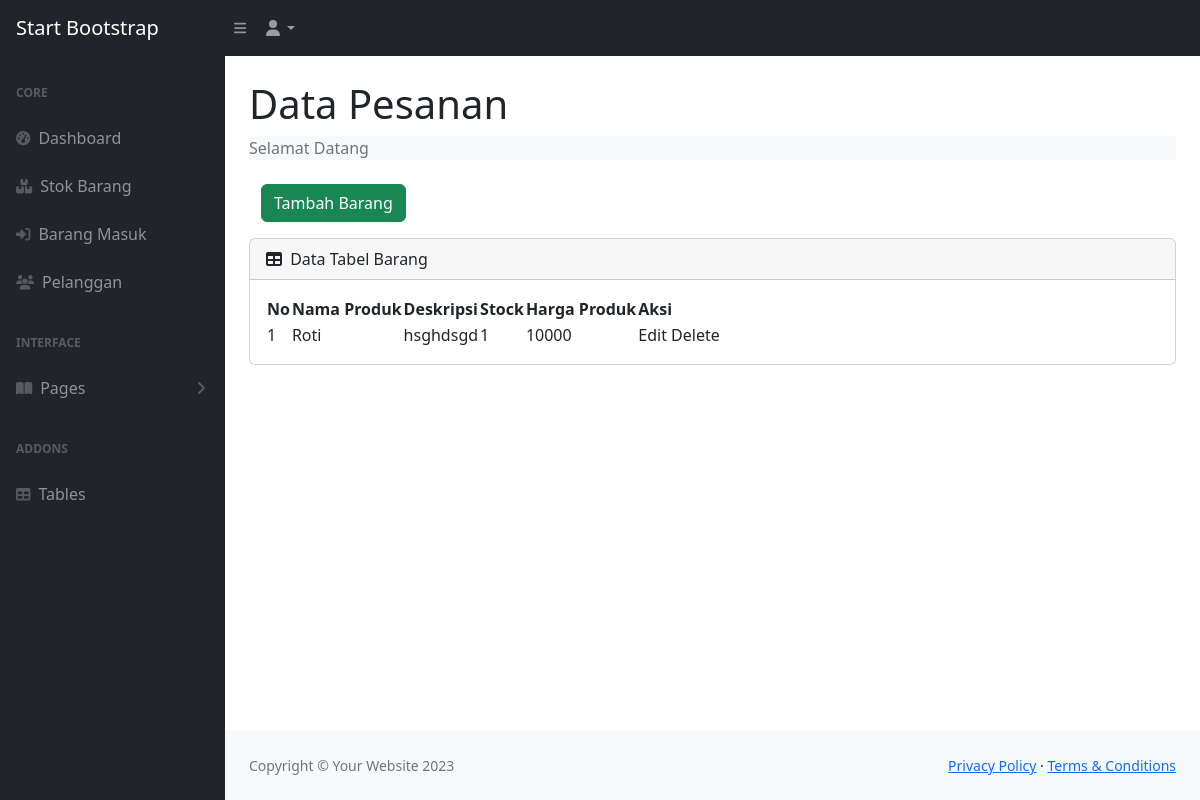
Before: /stock.php with the older database file.
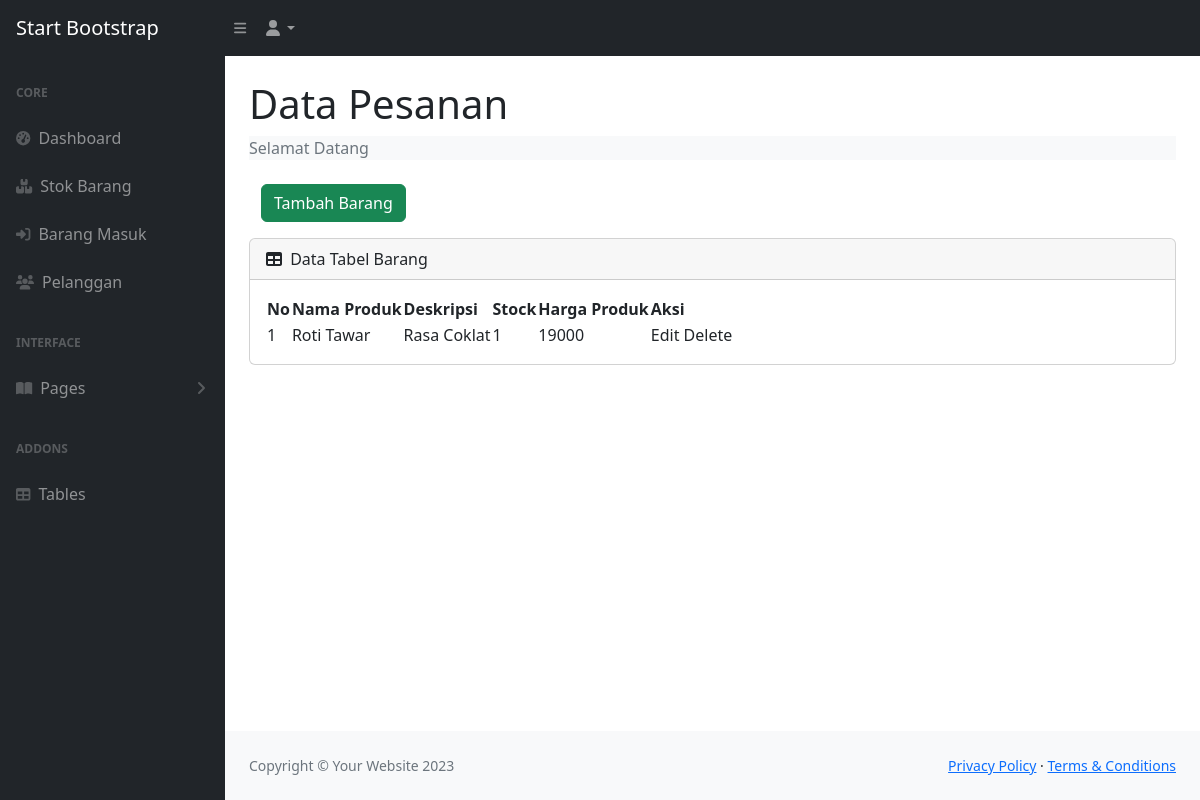
After: the same page with the newer database file.
### tables this page shows
CREATE TABLE `produk` (
  `idproduk` int(11) NOT NULL,
  `nama_produk` varchar(50) NOT NULL,
  `deskripsi` varchar(50) NOT NULL,
  `harga` int(11) DEFAULT NULL,
  `stok` int(11) DEFAULT NULL
);

### stock.php (the view, shortened to what the changed rows need)
<?php
  require 'function.php';
?>
<!DOCTYPE html>
<html lang="en">
  <head>
    <link
      href="https://cdn.jsdelivr.net/npm/simple-datatables@7.1.2/dist/style.min.css"
      rel="stylesheet"
    />
    <link href="css/index.css" rel="stylesheet" />
  </head>
  <body class="sb-nav-fixed">
    <div id="layoutSidenav">
      <div id="layoutSidenav_content">
        <main>
          <div class="container-fluid px-4">
            <h1 class="mt-4">Data Pesanan</h1>
            <div class="card mb-4">
              <div class="card-body">
                <table id="datatablesSimple">
                  <thead>
                    <tr>
                      <th>No</th>
                      <th>Nama Produk</th>
                      <th>Deskripsi</th>
                      <th>Stock</th>
                      <th>Harga Produk</th>
                      <th>Aksi</th>
                    </tr>
                  </thead>
                  <tbody>
                  <?php
                    $get = mysqli_query($con, 'SELECT * FROM produk');
                    $i = 1;
                    while($p = mysqli_fetch_array($get)){
                    $namaproduk = $p['nama_produk'];
                    $deskripsi = $p['deskripsi'];
                    $stok = $p['stok'];
                    $harga = $p['harga'];
                  ?>
                    <tr>
                      <td><?=$i++;?></td>
                      <td><?=$namaproduk;?></td>
                      <td><?=$deskripsi;?></td>
                      <td><?=$stok;?></td>
                      <td><?=$harga;?></td>
                      <td>Edit Delete</td>
                    </tr>
                  <?php
                    };
                  ?>
                </tbody>
                </table>
              </div>
            </div>
          </div>
        </main>
      </div>
    </div>
  </body>
</html>

Changed rows visible on the page:
changed produk: nama_produk "Roti" → "Roti Tawar"; deskripsi "hsghdsgd" → "Rasa Coklat"; harga "10000" → "19000"
